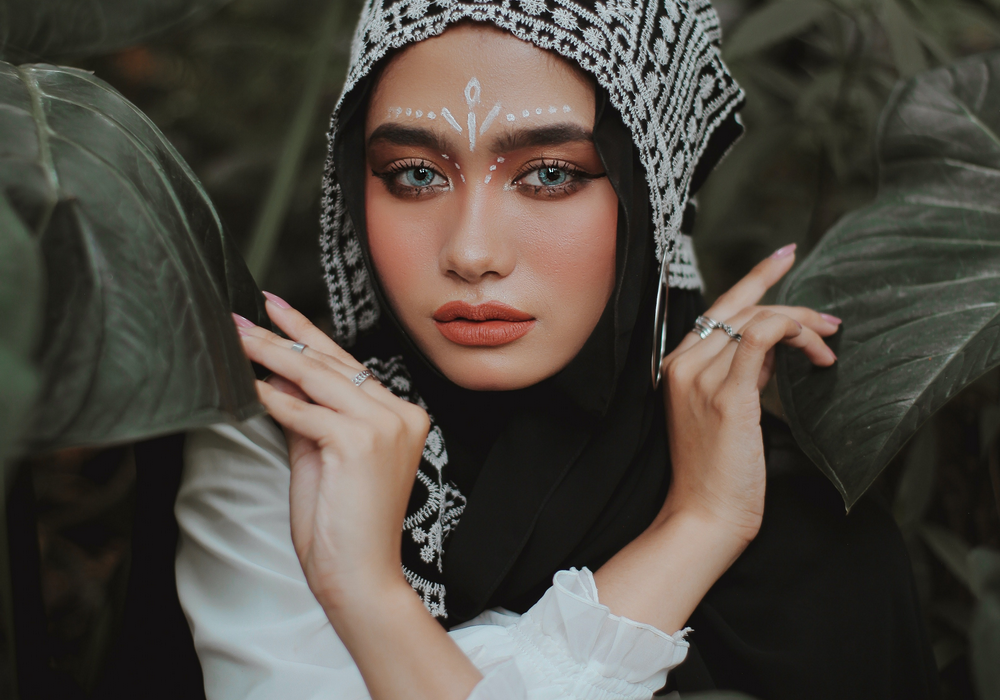
#> input picture femmes1000x700.png, 1000 x 700 px
$ python -i filePicker.py   (imports and definitions only)
#> lines starting #> are read from the running program, lines starting #| are printed output that depends on the picture
import PySimpleGUI as sg
import sys, PIL.Image

def Atkinson(filename):
#> called with filename = 'femmes1000x700.png'
  img = PIL.Image.open(filename).convert('L')
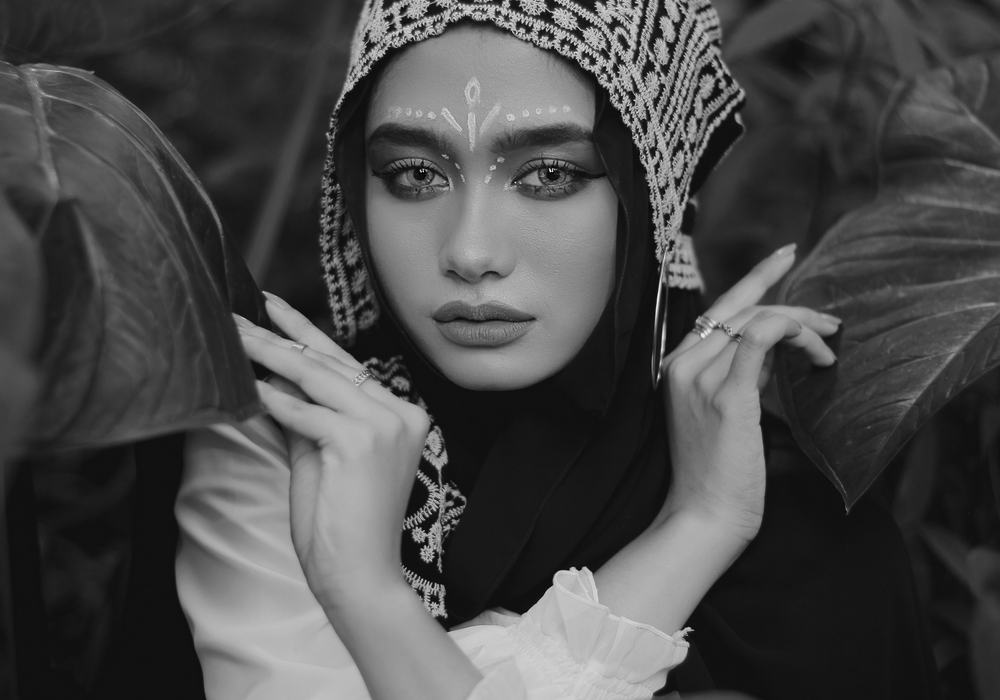
#> img: PIL image 1000x700 L; min 0, max 246, mean 74.4

  # définiion d'un tableau
  # retourne 0 (noir) pour 0 à 127 et 255 (blanc) pour 128 à 255
  threshold = 128*[0] + 128*[255]

  for y in range(img.size[1]):
      for x in range(img.size[0]):

          old = img.getpixel((x, y))
          new = threshold[old]
          # Atkinson 1/8ème de l'erreur à distribuer sur 6 pixels voisins
          err = (old - new) >> 3 # divide by 8

          img.putpixel((x, y), new) # pose un pixel blanc ou noir

          # 6 pixels voisins
          #                            X      1/8     1/8
          #                    1/8    1/8     1/8
          #                           1/8
          for nxy in [(x+1, y), (x+2, y), (x-1, y+1), (x, y+1), (x+1, y+1), (x, y+2)]:
              try:
                  img.putpixel(nxy, img.getpixel(nxy) + err)
              except IndexError:
                  pass
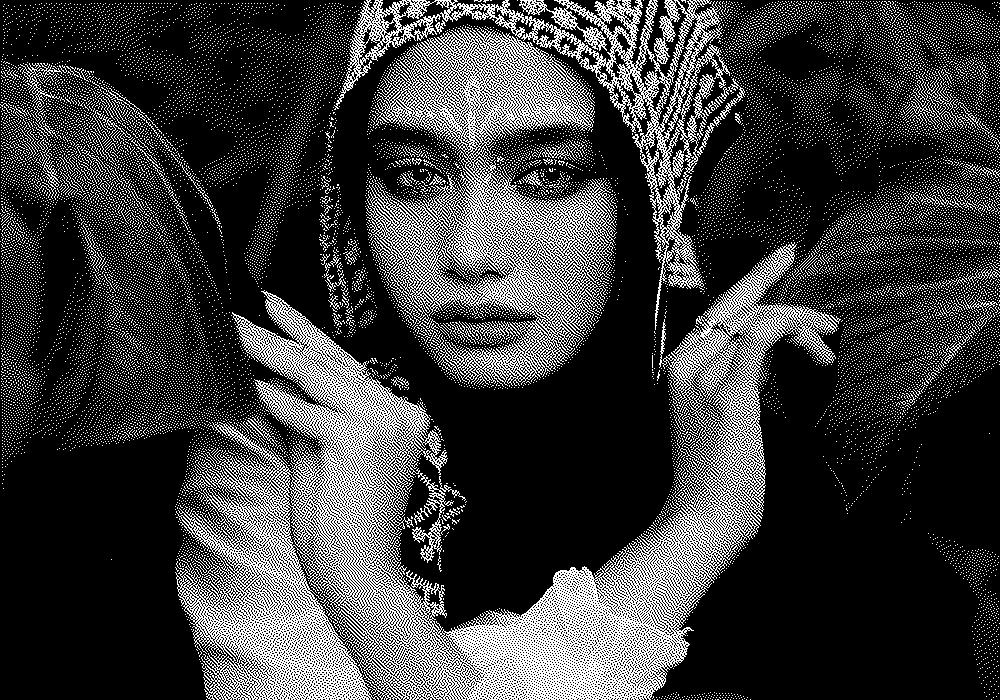
#> img: PIL image 1000x700 L; 23.6% white in thin lines or dots

  # img.show()
  img.save("Converted.png")
  return "Converted.png"

pictureName = "femmes1000x700.png"
# [1 line that did not run here, left out]

# [1 line not run here, left out]
# [5 lines that did not run here, left out]

###Building Window
# [21 lines not run here, left out]

>>> result = Atkinson('femmes1000x700.png')
